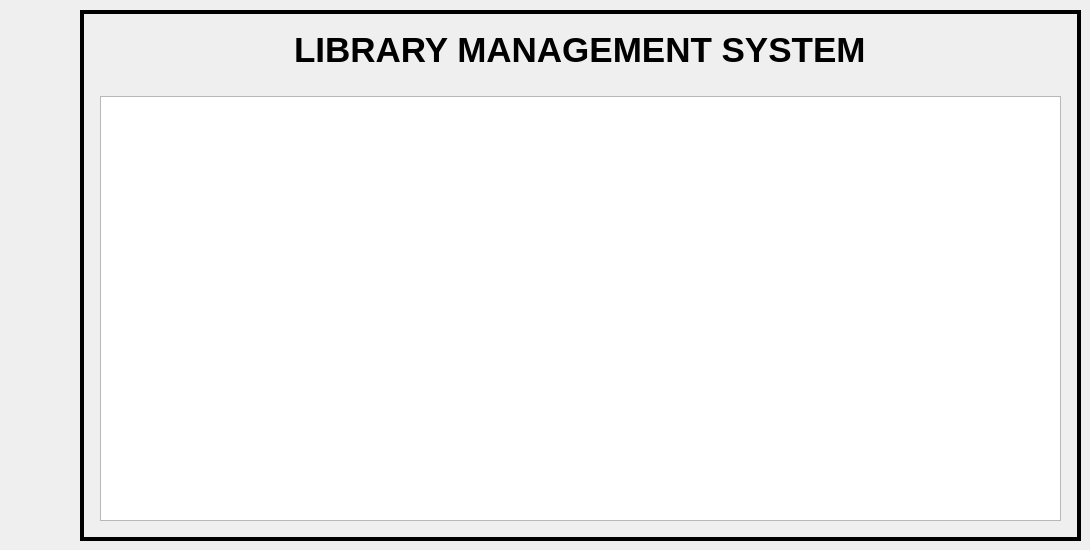
    <widget class="QWidget" name="home_page">
     <widget class="QFrame" name="body">
      <property name="geometry">
       <rect>
        <x>80</x>
        <y>10</y>
        <width>1001</width>
        <height>531</height>
       </rect>
      </property>
      <property name="frameShape">
       <enum>QFrame::Box</enum>
      </property>
      <property name="frameShadow">
       <enum>QFrame::Plain</enum>
      </property>
      <property name="lineWidth">
       <number>4</number>
      </property>
      <widget class="QWidget" name="verticalLayoutWidget_8">
       <property name="geometry">
        <rect>
         <x>0</x>
         <y>0</y>
         <width>1001</width>
         <height>531</height>
        </rect>
       </property>
       <layout class="QVBoxLayout" name="verticalLayout_6" stretch="0,0,0,0,0">
        <property name="leftMargin">
         <number>20</number>
        </property>
        <property name="rightMargin">
         <number>20</number>
        </property>
        <item>
         <spacer name="horizontalSpacer_10">
          <property name="orientation">
           <enum>Qt::Horizontal</enum>
          </property>
          <property name="sizeHint" stdset="0">
           <size>
            <width>40</width>
            <height>20</height>
           </size>
          </property>
         </spacer>
        </item>
        <item alignment="Qt::AlignHCenter">
         <widget class="QLabel" name="logo">
          <property name="font">
           <font>
            <pointsize>26</pointsize>
            <bold>true</bold>
           </font>
          </property>
          <property name="text">
           <string>LIBRARY MANAGEMENT SYSTEM</string>
          </property>
         </widget>
        </item>
        <item>
         <spacer name="horizontalSpacer_9">
          <property name="orientation">
           <enum>Qt::Horizontal</enum>
          </property>
          <property name="sizeHint" stdset="0">
           <size>
            <width>40</width>
            <height>20</height>
           </size>
          </property>
         </spacer>
        </item>
        <item>
         <widget class="QListWidget" name="listWidget"/>
        </item>
        <item>
         <spacer name="horizontalSpacer_17">
          <property name="orientation">
           <enum>Qt::Horizontal</enum>
          </property>
          <property name="sizeHint" stdset="0">
           <size>
            <width>40</width>
            <height>20</height>
           </size>
          </property>
         </spacer>
        </item>
       </layout>
      </widget>
     </widget>
    </widget>
